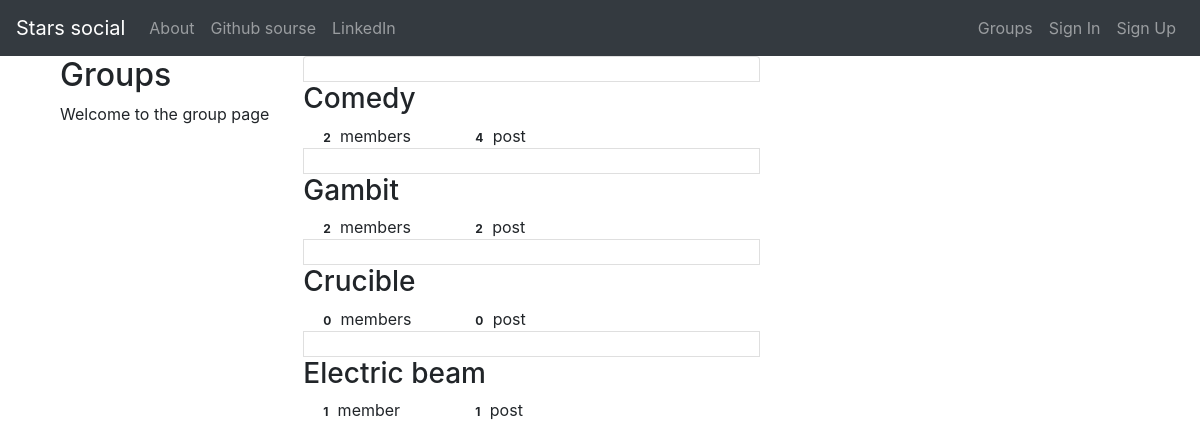
The page /groups/ on the database as committed earlier.
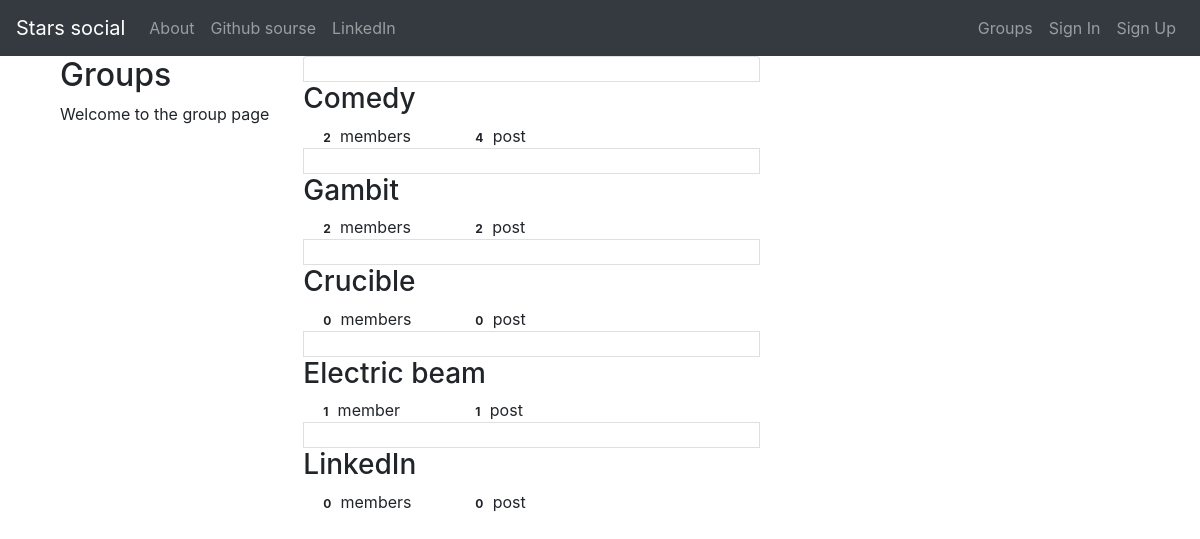
The same page on the database as committed later.
### groups/models.py (models this page shows, shortened)
class Group(models.Model):
    name = models.CharField(max_length=200,
                            unique=True,
                            validators=[validate_slug])
    name__text = "Maximum sibols 200, only characters numbers, spaces, underlines and dashes"
    slug = models.SlugField(allow_unicode=True, max_length=200, unique=True)
    description = models.TextField(blank=True, default='')
    description_html = models.TextField(editable=False, blank=True, default='')
    members = models.ManyToManyField(to=User, through='GroupMember')

### groups/views.py (the view)
# urls.py: path('', views.ListGroup.as_view(), name='all'),
class ListGroup(generic.ListView):
    model = models.Group

### groups/templates/groups/group_list.html (shortened to what this page needs)
{% extends 'groups/group_base.html' %}
{% block pregroup %}
<div class='col-md-4'>
    <div class='content'>
        <h2>Groups</h2>
        <p>Welcome to the group page</p>
    </div>
</div>
{% endblock pregroup %}
{% block group_content %}
<div class='col-md-8'>
    <div class='list-group'>
        {% for group in object_list %}
        <a class='list-group-item' href="{% url 'groups:single' slug=group.slug %}"></a>
        <h3 class='title list-group-item-heading'>{{group.name}}</h3>
        <div class='list-group-item-text container-fluid'>
            <div class='row'>
                <div class='col-md-4'>
                    <span class='badge'>{{group.members.count}}</span>
                    member{{group.members.count|pluralize}}
                </div>
                <div class='col-md-4'>
                    <span class='badge'>{{group.posts.count}}</span>
                    post{{group.post.count|pluralize}}
                </div>
            </div>
        </div>
        {% endfor %}
    </div>
</div>
{% endblock group_content %}

### groups/templates/groups/group_base.html (shortened to what this page needs)
{% extends 'base.html' %}
{% block content %}
    <div class='container'>
        <div class='row'>
            {% block pregroup %}{% endblock %}
            {% block group_content %}{% endblock %}
        </div>
    </div>
{% endblock content %}

### templates/base.html (shortened to what this page needs)
<!DOCTYPE html>
{% load static %}
<html lang="en" dir="ltr">
<head>
  <link rel="stylesheet" href="https://stackpath.bootstrapcdn.com/bootstrap/4.4.1/css/bootstrap.min.css"
>
  <link rel="stylesheet" href="{% static 'css/master.css' %}">
</head>
<body>
  <header class="navbar navbar-expand flex-row bd-navbar navbar-static-top navbar-dark bg-dark ">
    <a class="navbar-brand" href="{% url 'home' %}">Stars social</a>
    <div class="navbar-bar-scroll flex-row">
      <ul class="navbar-nav bd-navbar-nav flex-row">
        <li class="nav-item">
          <a class="nav-link" href="#">About</a>
        </li>
        <li class="nav-item">
          <a class="nav-link" href="https://github.com">Github sourse</a>
        </li>
        <li class="nav-item">
          <a class="nav-link" href="https://www.linkedin.com/in/sergey-stepanov-512570185/">LinkedIn</a>
        </li>
      </ul>
    </div>
    <ul class="navbar-nav ml-md-auto flex-row">
      {% if user.is_authenticated %}
      <li><a class="nav-link" href="{%url 'posts:for_user' username=user.username %}">My Post</a></li>
      <li><a class="nav-link" href="{% url 'posts:create' %}">New Post</a></li>
      <li><a class="nav-link" href="{% url 'groups:all' %}">Groups</a></li>
      <li><a class="nav-link" href="{% url 'groups:create' %}">Create Group</a></li>
      <li><a class="nav-link" href="{% url 'accounts:logout' %}">Sign out</a></li>
      {% else %}
      <li><a class="nav-link" href="{% url 'groups:all' %}">Groups</a></li>
      <li><a class="nav-link" href="{% url 'accounts:login' %}">Sign In</a></li>
      <li><a class="nav-link" href="{% url 'accounts:signup' %}">Sign Up</a></li>
      {% endif %}
    </ul>
  </header>
  <div class="content container">
    <div class="row">
      <div class="col-md-8">
        <div class="blog_posts">
          {% block content %}
          {% endblock %}
        </div>
      </div>
    </div>
  </div>
</body>
</html>

Rows that differ between the two databases and show on the page:
added Group: name "LinkedIn", members.count "0", posts.count "0"
